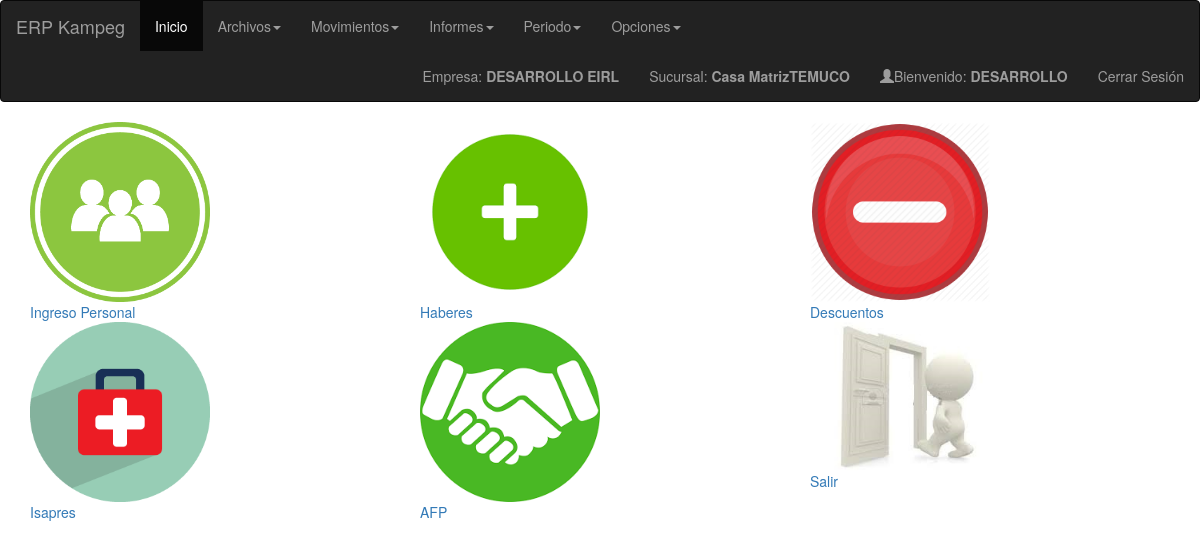
Screenshot of /remuneraciones/index.php (signed in) with the database file from the repository.
### tables this page shows
CREATE TABLE `empresa` (
  `empresa_id` int(11) NOT NULL AUTO_INCREMENT,
  `empresa_nombre` varchar(100) NOT NULL,
  `empresa_rut` varchar(100) NOT NULL,
  `empresa_direccion` varchar(100) NOT NULL,
  `empresa_telefono` varchar(100) NOT NULL,
  `empresa_representante_legal` varchar(100) NOT NULL,
  `user_create` varchar(100) NOT NULL,
  `date_create` timestamp NOT NULL DEFAULT CURRENT_TIMESTAMP,
  `user_update` varchar(100) NOT NULL,
  `date_update` timestamp NOT NULL DEFAULT '0000-00-00 00:00:00',
  `delete` int(1) NOT NULL DEFAULT '0',
  PRIMARY KEY (`empresa_id`)
);

CREATE TABLE `sucursal` (
  `sucursal_id` int(10) NOT NULL AUTO_INCREMENT,
  `sucursal_nombre` varchar(50) DEFAULT '0',
  `sucursal_direccion` varchar(100) DEFAULT '0',
  `sucursal_telefono` varchar(50) DEFAULT '0',
  `sucursal_ciudad` varchar(50) DEFAULT '0',
  `sucursal_comuna` varchar(50) DEFAULT '0',
  `empresa_id` int(10) NOT NULL DEFAULT '0',
  `user_create` varchar(50) DEFAULT '0',
  `date_create` timestamp NULL DEFAULT CURRENT_TIMESTAMP,
  `user_update` varchar(100) NOT NULL,
  `date_update` timestamp NOT NULL DEFAULT '0000-00-00 00:00:00',
  `delete` int(1) NOT NULL DEFAULT '0',
  PRIMARY KEY (`sucursal_id`,`empresa_id`),
  KEY `FK__empresa` (`empresa_id`),
  CONSTRAINT `FK__empresa` FOREIGN KEY (`empresa_id`) REFERENCES `empresa` (`empresa_id`)
);

### connect.php (called while the page is built, shortened)
<?php
	$sesionEmpresaID = $_SESSION['SESS_EMPRESA_ID'];
	$sesionSucursalID = $_SESSION['SESS_SUCURSAL_ID'];
	$userposition = $_SESSION['SESS_TYPE'];
?>

### remuneraciones/navfixed.php (the view, shortened to what this page needs)
 <?php include('../connect.php');?>
 <nav class="navbar navbar-inverse">
  <div class="container-fluid">
    <div class="navbar-header">
      <a class="navbar-brand" href="index.php">ERP Kampeg</a>
    </div>
    <ul class="nav navbar-nav">
      <li class="active"><a href="index.php">Inicio</a></li>
      <?php if($userposition=='Vendedor' || $userposition=='Cajero' || $userposition=='Administrador'){?>
      <li class="dropdown"><a class="dropdown-toggle" data-toggle="dropdown" href="#">Archivos<span class="caret"></span></a>
      </li>
      <?php }?>
      <?php if($userposition=='Vendedor' || $userposition=='Cajero' || $userposition=='Administrador'){?>
      <li class="dropdown"><a class="dropdown-toggle" data-toggle="dropdown" href="#">Movimientos<span class="caret"></span></a>
      </li>
      <?php }?>
      <?php if($userposition=='Vendedor' || $userposition=='Cajero' || $userposition=='Administrador'){?>
      <li class="dropdown"><a class="dropdown-toggle" data-toggle="dropdown" href="bodegas.php">Informes<span class="caret"></span></a>
      </li>
      <?php }?>
      <?php if($userposition=='Vendedor' || $userposition=='Cajero' || $userposition=='Administrador'){?>
      <li class="dropdown"><a class="dropdown-toggle" data-toggle="dropdown" href="bodegas.php">Periodo<span class="caret"></span></a>
      </li>
      <?php }?>
      <?php if($userposition=='Vendedor' || $userposition=='Cajero' || $userposition=='Administrador'){?>
	  <li class="dropdown"><a class="dropdown-toggle" data-toggle="dropdown" href="bodegas.php">Opciones<span class="caret"></span></a>
      </li>
      <?php }?>
    </ul>
    <ul class="nav navbar-nav navbar-right">
      <li><a href="#">Empresa:<strong>
	  		<?php
				$result = mysql_query("SELECT * from empresa WHERE empresa_id = $sesionEmpresaID");
				while($row = mysql_fetch_array($result, MYSQL_ASSOC))
				{ echo $row['empresa_nombre'];}
			?>
      </strong></a></li>
      <li><a href="#">Sucursal:<strong>
	  		<?php
				$result = mysql_query("SELECT * from sucursal WHERE sucursal_id = $sesionSucursalID");
				while($row = mysql_fetch_array($result, MYSQL_ASSOC))
				{ echo $row['sucursal_nombre'];}
			?>
      </strong></a></li>
      <li><a href="#"><span class="glyphicon glyphicon-user"></span>Bienvenido:<strong> <?php echo $_SESSION['SESS_FIRST_NAME'];?></strong></a></li>
      <li><a href="../index.php"><font color="red"><i class="icon-off icon-large"></i></font> Cerrar Sesi&oacute;n</a></li>
    </ul>
  </div>
</nav>

### rows the page displays
empresa: empresa_nombre "DESARROLLO EIRL"
sucursal: sucursal_nombre "Casa Matriz"
sucursal: sucursal_nombre "TEMUCO"

### other values shown
$_SESSION['SESS_FIRST_NAME'] "DESARROLLO"
